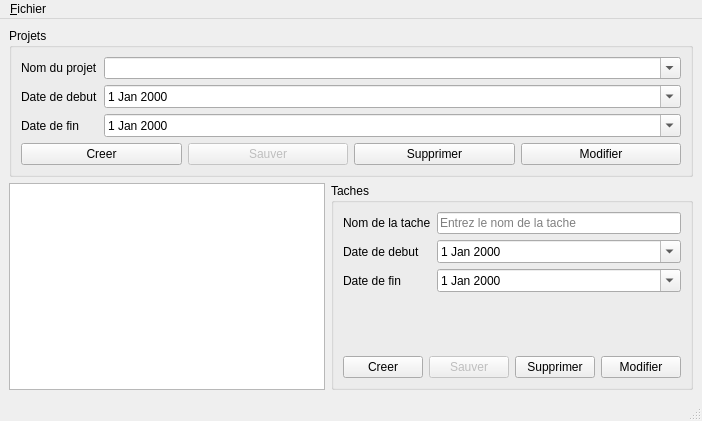
<?xml version="1.0" encoding="UTF-8"?>
<ui version="4.0">
 <class>MainWindow</class>
 <widget class="QMainWindow" name="MainWindow">
  <property name="geometry">
   <rect>
    <x>0</x>
    <y>0</y>
    <width>702</width>
    <height>421</height>
   </rect>
  </property>
  <property name="windowTitle">
   <string>Gestionnaire de projets</string>
  </property>
  <property name="windowIcon">
   <iconset>
    <normaloff>monkey-face-cartoon.png</normaloff>monkey-face-cartoon.png</iconset>
  </property>
  <property name="styleSheet">
   <string notr="true"/>
  </property>
  <widget class="QWidget" name="centralwidget">
   <layout class="QGridLayout" name="gridLayout">
    <item row="0" column="0" colspan="2">
     <widget class="QGroupBox" name="groupBox">
      <property name="title">
       <string>Projets</string>
      </property>
      <layout class="QVBoxLayout" name="verticalLayout">
       <item>
        <layout class="QFormLayout" name="formLayout">
         <item row="0" column="0">
          <widget class="QLabel" name="label">
           <property name="text">
            <string>Nom du projet</string>
           </property>
           <property name="buddy">
            <cstring>cbProjectName</cstring>
           </property>
          </widget>
         </item>
         <item row="0" column="1">
          <widget class="QComboBox" name="cbProjectName">
           <property name="toolTip">
            <string/>
           </property>
           <property name="statusTip">
            <string>Entrez ou selectionnez un projet</string>
           </property>
           <property name="editable">
            <bool>true</bool>
           </property>
          </widget>
         </item>
         <item row="1" column="0">
          <widget class="QLabel" name="label_2">
           <property name="text">
            <string>Date de debut</string>
           </property>
           <property name="buddy">
            <cstring>deProjectBeginDate</cstring>
           </property>
          </widget>
         </item>
         <item row="1" column="1">
          <widget class="QDateEdit" name="deProjectBeginDate">
           <property name="calendarPopup">
            <bool>true</bool>
           </property>
          </widget>
         </item>
         <item row="2" column="0">
          <widget class="QLabel" name="label_3">
           <property name="text">
            <string>Date de fin</string>
           </property>
           <property name="buddy">
            <cstring>deProjectEndDate</cstring>
           </property>
          </widget>
         </item>
         <item row="2" column="1">
          <widget class="QDateEdit" name="deProjectEndDate">
           <property name="calendarPopup">
            <bool>true</bool>
           </property>
          </widget>
         </item>
        </layout>
       </item>
       <item>
        <layout class="QHBoxLayout" name="horizontalLayout">
         <item>
          <widget class="QPushButton" name="btnCreateProject">
           <property name="text">
            <string>Creer</string>
           </property>
          </widget>
         </item>
         <item>
          <widget class="QPushButton" name="btnSaveProject">
           <property name="enabled">
            <bool>false</bool>
           </property>
           <property name="text">
            <string>Sauver</string>
           </property>
          </widget>
         </item>
         <item>
          <widget class="QPushButton" name="btnDeleteProject">
           <property name="styleSheet">
            <string notr="true"/>
           </property>
           <property name="text">
            <string>Supprimer</string>
           </property>
          </widget>
         </item>
         <item>
          <widget class="QPushButton" name="btnUpdateProject">
           <property name="text">
            <string>Modifier</string>
           </property>
          </widget>
         </item>
        </layout>
       </item>
      </layout>
     </widget>
    </item>
    <item row="1" column="0">
     <widget class="QListWidget" name="lstTasks"/>
    </item>
    <item row="1" column="1">
     <widget class="QGroupBox" name="groupBox_2">
      <property name="title">
       <string>Taches</string>
      </property>
      <layout class="QVBoxLayout" name="verticalLayout_2">
       <item>
        <layout class="QFormLayout" name="formLayout_2">
         <item row="0" column="0">
          <widget class="QLabel" name="label_4">
           <property name="text">
            <string>Nom de la tache</string>
           </property>
           <property name="buddy">
            <cstring>leTaskName</cstring>
           </property>
          </widget>
         </item>
         <item row="0" column="1">
          <widget class="QLineEdit" name="leTaskName">
           <property name="placeholderText">
            <string>Entrez le nom de la tache</string>
           </property>
          </widget>
         </item>
         <item row="1" column="0">
          <widget class="QLabel" name="label_5">
           <property name="text">
            <string>Date de debut</string>
           </property>
           <property name="buddy">
            <cstring>deTaskBeginDate</cstring>
           </property>
          </widget>
         </item>
         <item row="1" column="1">
          <widget class="QDateEdit" name="deTaskBeginDate">
           <property name="calendarPopup">
            <bool>true</bool>
           </property>
          </widget>
         </item>
         <item row="2" column="0">
          <widget class="QLabel" name="label_6">
           <property name="text">
            <string>Date de fin</string>
           </property>
           <property name="buddy">
            <cstring>deTaskEndDate</cstring>
           </property>
          </widget>
         </item>
         <item row="2" column="1">
          <widget class="QDateEdit" name="deTaskEndDate">
           <property name="calendarPopup">
            <bool>true</bool>
           </property>
          </widget>
         </item>
        </layout>
       </item>
       <item>
        <layout class="QHBoxLayout" name="horizontalLayout_2">
         <item>
          <widget class="QPushButton" name="btnCreateTask">
           <property name="text">
            <string>Creer</string>
           </property>
          </widget>
         </item>
         <item>
          <widget class="QPushButton" name="btnSaveTask">
           <property name="enabled">
            <bool>false</bool>
           </property>
           <property name="text">
            <string>Sauver</string>
           </property>
          </widget>
         </item>
         <item>
          <widget class="QPushButton" name="btnDeleteTask">
           <property name="text">
            <string>Supprimer</string>
           </property>
          </widget>
         </item>
         <item>
          <widget class="QPushButton" name="btnUpdateTask">
           <property name="text">
            <string>Modifier</string>
           </property>
          </widget>
         </item>
        </layout>
       </item>
      </layout>
     </widget>
    </item>
   </layout>
  </widget>
  <widget class="QMenuBar" name="menubar">
   <property name="geometry">
    <rect>
     <x>0</x>
     <y>0</y>
     <width>702</width>
     <height>21</height>
    </rect>
   </property>
   <widget class="QMenu" name="menu_Fichier">
    <property name="title">
     <string>&amp;Fichier</string>
    </property>
    <addaction name="actionOpenDB"/>
    <addaction name="actionNewDB"/>
    <addaction name="separator"/>
    <addaction name="actionQuit"/>
   </widget>
   <addaction name="menu_Fichier"/>
  </widget>
  <widget class="QStatusBar" name="statusbar"/>
  <action name="actionOpenDB">
   <property name="text">
    <string>&amp;Ouvrir une db</string>
   </property>
   <property name="shortcut">
    <string>Ctrl+O</string>
   </property>
  </action>
  <action name="actionNewDB">
   <property name="text">
    <string>&amp;Nouvelle db</string>
   </property>
   <property name="shortcut">
    <string>Ctrl+N</string>
   </property>
  </action>
  <action name="actionQuit">
   <property name="text">
    <string>&amp;Quitter</string>
   </property>
   <property name="shortcut">
    <string>Ctrl+Q</string>
   </property>
  </action>
 </widget>
 <resources/>
 <connections>
  <connection>
   <sender>btnCreateTask</sender>
   <signal>clicked()</signal>
   <receiver>MainWindow</receiver>
   <slot>createTask()</slot>
   <hints>
    <hint type="sourcelabel">
     <x>401</x>
     <y>337</y>
    </hint>
    <hint type="destinationlabel">
     <x>350</x>
     <y>210</y>
    </hint>
   </hints>
  </connection>
  <connection>
   <sender>btnCreateProject</sender>
   <signal>clicked()</signal>
   <receiver>MainWindow</receiver>
   <slot>createProject()</slot>
   <hints>
    <hint type="sourcelabel">
     <x>97</x>
     <y>144</y>
    </hint>
    <hint type="destinationlabel">
     <x>129</x>
     <y>395</y>
    </hint>
   </hints>
  </connection>
  <connection>
   <sender>btnSaveProject</sender>
   <signal>clicked()</signal>
   <receiver>MainWindow</receiver>
   <slot>saveProject()</slot>
   <hints>
    <hint type="sourcelabel">
     <x>246</x>
     <y>144</y>
    </hint>
    <hint type="destinationlabel">
     <x>250</x>
     <y>396</y>
    </hint>
   </hints>
  </connection>
  <connection>
   <sender>btnDeleteProject</sender>
   <signal>clicked()</signal>
   <receiver>MainWindow</receiver>
   <slot>deleteProject()</slot>
   <hints>
    <hint type="sourcelabel">
     <x>409</x>
     <y>153</y>
    </hint>
    <hint type="destinationlabel">
     <x>410</x>
     <y>29</y>
    </hint>
   </hints>
  </connection>
  <connection>
   <sender>btnUpdateProject</sender>
   <signal>clicked()</signal>
   <receiver>MainWindow</receiver>
   <slot>updateProject()</slot>
   <hints>
    <hint type="sourcelabel">
     <x>567</x>
     <y>149</y>
    </hint>
    <hint type="destinationlabel">
     <x>563</x>
     <y>27</y>
    </hint>
   </hints>
  </connection>
  <connection>
   <sender>btnSaveTask</sender>
   <signal>clicked()</signal>
   <receiver>MainWindow</receiver>
   <slot>saveTask()</slot>
   <hints>
    <hint type="sourcelabel">
     <x>482</x>
     <y>337</y>
    </hint>
    <hint type="destinationlabel">
     <x>350</x>
     <y>210</y>
    </hint>
   </hints>
  </connection>
  <connection>
   <sender>btnDeleteTask</sender>
   <signal>clicked()</signal>
   <receiver>MainWindow</receiver>
   <slot>deleteTask()</slot>
   <hints>
    <hint type="sourcelabel">
     <x>551</x>
     <y>336</y>
    </hint>
    <hint type="destinationlabel">
     <x>514</x>
     <y>399</y>
    </hint>
   </hints>
  </connection>
  <connection>
   <sender>btnUpdateTask</sender>
   <signal>clicked()</signal>
   <receiver>MainWindow</receiver>
   <slot>updateTask()</slot>
   <hints>
    <hint type="sourcelabel">
     <x>628</x>
     <y>341</y>
    </hint>
    <hint type="destinationlabel">
     <x>607</x>
     <y>396</y>
    </hint>
   </hints>
  </connection>
  <connection>
   <sender>actionNewDB</sender>
   <signal>triggered()</signal>
   <receiver>MainWindow</receiver>
   <slot>newDB()</slot>
   <hints>
    <hint type="sourcelabel">
     <x>-1</x>
     <y>-1</y>
    </hint>
    <hint type="destinationlabel">
     <x>350</x>
     <y>210</y>
    </hint>
   </hints>
  </connection>
  <connection>
   <sender>actionOpenDB</sender>
   <signal>triggered()</signal>
   <receiver>MainWindow</receiver>
   <slot>openDB()</slot>
   <hints>
    <hint type="sourcelabel">
     <x>-1</x>
     <y>-1</y>
    </hint>
    <hint type="destinationlabel">
     <x>350</x>
     <y>210</y>
    </hint>
   </hints>
  </connection>
  <connection>
   <sender>actionQuit</sender>
   <signal>triggered()</signal>
   <receiver>MainWindow</receiver>
   <slot>close()</slot>
   <hints>
    <hint type="sourcelabel">
     <x>-1</x>
     <y>-1</y>
    </hint>
    <hint type="destinationlabel">
     <x>350</x>
     <y>210</y>
    </hint>
   </hints>
  </connection>
 </connections>
 <slots>
  <slot>createProject()</slot>
  <slot>saveProject()</slot>
  <slot>deleteProject()</slot>
  <slot>updateProject()</slot>
  <slot>createTask()</slot>
  <slot>saveTask()</slot>
  <slot>deleteTask()</slot>
  <slot>updateTask()</slot>
  <slot>openDB()</slot>
  <slot>newDB()</slot>
 </slots>
</ui>
